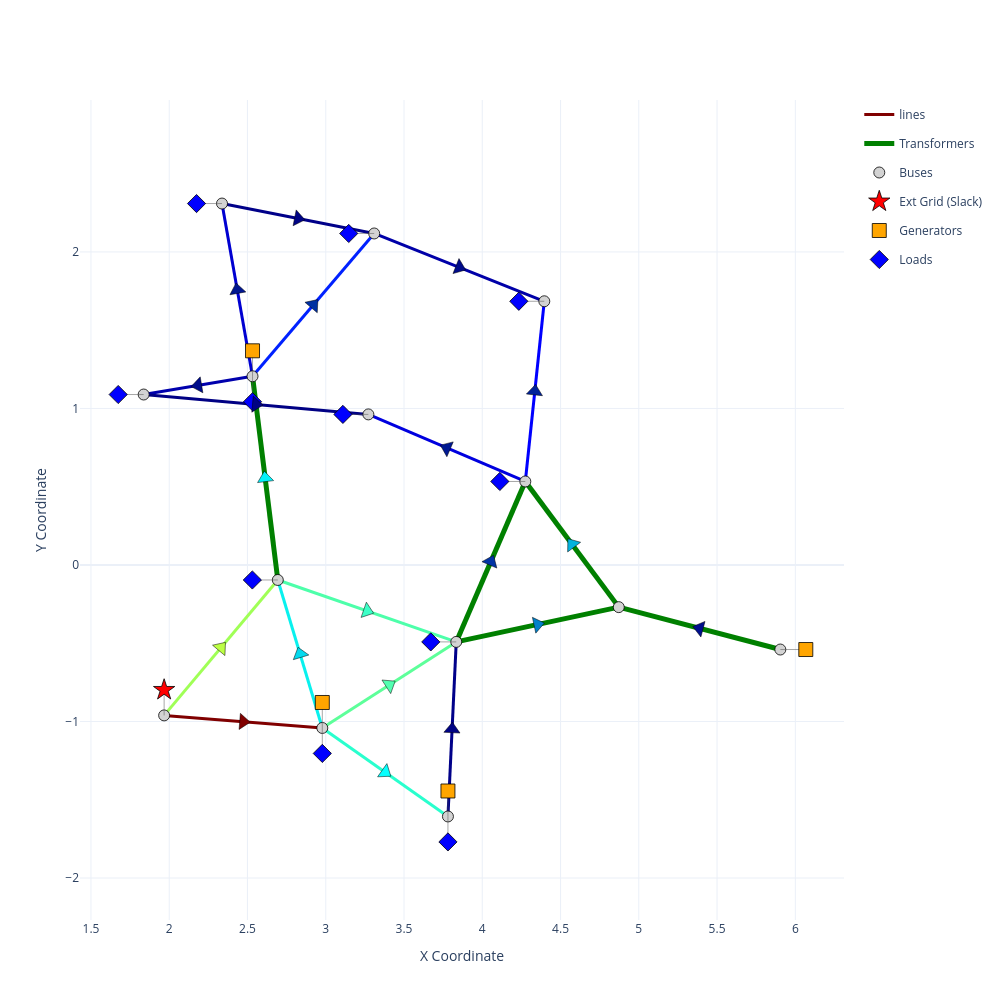

Write notebook code for a chart like this one.
### Code cell
plot_net(net)

### Figure 1 — Plotly figure (JSON) as saved in the notebook; plotly's stock layout.template omitted (floating-point values rounded to 4 significant figures)
{"data": [{"hoverinfo": "text", "legendgroup": "lines", "line": {"color": "rgb(127.5,0.0,0.0)", "dash": "solid", "width": 3}, "mode": "lines", "name": "lines", "showlegend": true, "text": "Line 0<br>From: Bus 0<br>To: Bus 1<br>P_flow: 100.00 MW<br>Max Cap: 100.00 MW<br>Loading: 100.00 %", "type": "scatter", "x": [1.967, 2.473, 2.978], "y": [-0.961, -1.001, -1.041]}, {"hoverinfo": "text", "legendgroup": "lines", "line": {"color": "rgb(160.48387096774192,255.0,86.29032258064515)", "dash": "solid", "width": 3}, "mode": "lines", "name": "lines", "showlegend": false, "text": "Line 1<br>From: Bus 0<br>To: Bus 4<br>P_flow: 54.65 MW<br>Max Cap: 100.00 MW<br>Loading: 54.65 %", "type": "scatter", "x": [1.967, 2.331, 2.694], "y": [-0.961, -0.5285, -0.09588]}, {"hoverinfo": "text", "legendgroup": "lines", "line": {"color": "rgb(41.129032258064505,255.0,205.6451612903226)", "dash": "solid", "width": 3}, "mode": "lines", "name": "lines", "showlegend": false, "text": "Line 2<br>From: Bus 1<br>To: Bus 2<br>P_flow: 40.16 MW<br>Max Cap: 100.00 MW<br>Loading: 40.16 %", "type": "scatter", "x": [2.978, 3.379, 3.781], "y": [-1.041, -1.324, -1.607]}, {"hoverinfo": "text", "legendgroup": "lines", "line": {"color": "rgb(92.74193548387096,255.0,154.03225806451613)", "dash": "solid", "width": 3}, "mode": "lines", "name": "lines", "showlegend": false, "text": "Line 3<br>From: Bus 1<br>To: Bus 3<br>P_flow: 46.17 MW<br>Max Cap: 100.00 MW<br>Loading: 46.17 %", "type": "scatter", "x": [2.978, 3.406, 3.834], "y": [-1.041, -0.7664, -0.4915]}, {"hoverinfo": "text", "legendgroup": "lines", "line": {"color": "rgb(8.870967741935482,240.5,237.90322580645162)", "dash": "solid", "width": 3}, "mode": "lines", "name": "lines", "showlegend": false, "text": "Line 4<br>From: Bus 1<br>To: Bus 4<br>P_flow: 36.07 MW<br>Max Cap: 100.00 MW<br>Loading: 36.07 %", "type": "scatter", "x": [2.978, 2.836, 2.694], "y": [-1.041, -0.5686, -0.09588]}, {"hoverinfo": "text", "legendgroup": "lines", "line": {"color": "rgb(0.0,0.0,136.5909090909091)", "dash": "solid", "width": 3}, "mode": "lines", "name": "lines", "showlegend": false, "text": "Line 5<br>From: Bus 2<br>To: Bus 3<br>P_flow: 1.12 MW<br>Max Cap: 100.00 MW<br>Loading: 1.12 %", "type": "scatter", "x": [3.781, 3.807, 3.834], "y": [-1.607, -1.049, -0.4915]}, {"hoverinfo": "text", "legendgroup": "lines", "line": {"color": "rgb(76.61290322580645,255.0,170.16129032258064)", "dash": "solid", "width": 3}, "mode": "lines", "name": "lines", "showlegend": false, "text": "Line 6<br>From: Bus 3<br>To: Bus 4<br>P_flow: 44.41 MW<br>Max Cap: 100.00 MW<br>Loading: 44.41 %", "type": "scatter", "x": [3.834, 3.264, 2.694], "y": [-0.4915, -0.2937, -0.09588]}, {"hoverinfo": "text", "legendgroup": "lines", "line": {"color": "rgb(0.0,0.0,172.95454545454544)", "dash": "solid", "width": 3}, "mode": "lines", "name": "lines", "showlegend": false, "text": "Line 7<br>From: Bus 5<br>To: Bus 10<br>P_flow: 4.27 MW<br>Max Cap: 100.00 MW<br>Loading: 4.27 %", "type": "scatter", "x": [2.532, 2.184, 1.837], "y": [1.206, 1.147, 1.089]}, {"hoverinfo": "text", "legendgroup": "lines", "line": {"color": "rgb(0.0,0.0,209.3181818181818)", "dash": "solid", "width": 3}, "mode": "lines", "name": "lines", "showlegend": false, "text": "Line 8<br>From: Bus 5<br>To: Bus 11<br>P_flow: 7.25 MW<br>Max Cap: 100.00 MW<br>Loading: 7.25 %", "type": "scatter", "x": [2.532, 2.435, 2.337], "y": [1.206, 1.757, 2.309]}, {"hoverinfo": "text", "legendgroup": "lines", "line": {"color": "rgb(0.0,32.5,255.0)", "dash": "solid", "width": 3}, "mode": "lines", "name": "lines", "showlegend": false, "text": "Line 9<br>From: Bus 5<br>To: Bus 12<br>P_flow: 15.99 MW<br>Max Cap: 100.00 MW<br>Loading: 15.99 %", "type": "scatter", "x": [2.532, 2.921, 3.309], "y": [1.206, 1.662, 2.118]}, {"hoverinfo": "text", "legendgroup": "lines", "line": {"color": "rgb(0.0,0.0,222.95454545454544)", "dash": "solid", "width": 3}, "mode": "lines", "name": "lines", "showlegend": false, "text": "Line 10<br>From: Bus 8<br>To: Bus 9<br>P_flow: 8.23 MW<br>Max Cap: 100.00 MW<br>Loading: 8.23 %", "type": "scatter", "x": [4.275, 3.774, 3.272], "y": [0.5335, 0.7478, 0.962]}, {"hoverinfo": "text", "legendgroup": "lines", "line": {"color": "rgb(0.0,0.0,254.77272727272725)", "dash": "solid", "width": 3}, "mode": "lines", "name": "lines", "showlegend": false, "text": "Line 11<br>From: Bus 8<br>To: Bus 13<br>P_flow: 11.27 MW<br>Max Cap: 100.00 MW<br>Loading: 11.27 %", "type": "scatter", "x": [4.275, 4.336, 4.396], "y": [0.5335, 1.109, 1.685]}, {"hoverinfo": "text", "legendgroup": "lines", "line": {"color": "rgb(0.0,0.0,132.04545454545453)", "dash": "solid", "width": 3}, "mode": "lines", "name": "lines", "showlegend": false, "text": "Line 12<br>From: Bus 9<br>To: Bus 10<br>P_flow: 0.77 MW<br>Max Cap: 100.00 MW<br>Loading: 0.77 %", "type": "scatter", "x": [3.272, 2.554, 1.837], "y": [0.962, 1.025, 1.089]}, {"hoverinfo": "text", "legendgroup": "lines", "line": {"color": "rgb(0.0,0.0,136.5909090909091)", "dash": "solid", "width": 3}, "mode": "lines", "name": "lines", "showlegend": false, "text": "Line 13<br>From: Bus 11<br>To: Bus 12<br>P_flow: 1.15 MW<br>Max Cap: 100.00 MW<br>Loading: 1.15 %", "type": "scatter", "x": [2.337, 2.823, 3.309], "y": [2.309, 2.214, 2.118]}, {"hoverinfo": "text", "legendgroup": "lines", "line": {"color": "rgb(0.0,0.0,168.4090909090909)", "dash": "solid", "width": 3}, "mode": "lines", "name": "lines", "showlegend": false, "text": "Line 14<br>From: Bus 12<br>To: Bus 13<br>P_flow: 3.63 MW<br>Max Cap: 100.00 MW<br>Loading: 3.63 %", "type": "scatter", "x": [3.309, 3.853, 4.396], "y": [2.118, 1.901, 1.685]}, {"marker": {"cmax": 100, "cmin": 0, "color": "rgb(255,255,255)", "colorbar": {"thickness": 10, "title": {"side": "right"}, "x": 1.1}, "colorscale": [[0, "rgb(0,0,131)"], [0.2, "rgb(0,60,170)"], [0.4, "rgb(5,255,255)"], [0.6, "rgb(255,255,0)"], [0.8, "rgb(250,0,0)"], [1, "rgb(128,0,0)"]], "opacity": 0, "showscale": false, "size": 0}, "mode": "markers", "showlegend": false, "type": "scatter", "x": [1.967], "y": [-0.961]}, {"hoverinfo": "text", "legendgroup": "lines", "marker": {"color": "rgb(128, 128, 128)", "size": 1, "symbol": "circle"}, "mode": "markers", "name": "edge_center", "showlegend": false, "text": ["Line 0<br>From: Bus 0<br>To: Bus 1<br>P_flow: 100.00 MW<br>Max Cap: 100.00 MW<br>Loading: 100.00 %", "Line 1<br>From: Bus 0<br>To: Bus 4<br>P_flow: 54.65 MW<br>Max Cap: 100.00 MW<br>Loading: 54.65 %", "Line 2<br>From: Bus 1<br>To: Bus 2<br>P_flow: 40.16 MW<br>Max Cap: 100.00 MW<br>Loading: 40.16 %", "Line 3<br>From: Bus 1<br>To: Bus 3<br>P_flow: 46.17 MW<br>Max Cap: 100.00 MW<br>Loading: 46.17 %", "Line 4<br>From: Bus 1<br>To: Bus 4<br>P_flow: 36.07 MW<br>Max Cap: 100.00 MW<br>Loading: 36.07 %", "Line 5<br>From: Bus 2<br>To: Bus 3<br>P_flow: 1.12 MW<br>Max Cap: 100.00 MW<br>Loading: 1.12 %", "Line 6<br>From: Bus 3<br>To: Bus 4<br>P_flow: 44.41 MW<br>Max Cap: 100.00 MW<br>Loading: 44.41 %", "Line 7<br>From: Bus 5<br>To: Bus 10<br>P_flow: 4.27 MW<br>Max Cap: 100.00 MW<br>Loading: 4.27 %", "Line 8<br>From: Bus 5<br>To: Bus 11<br>P_flow: 7.25 MW<br>Max Cap: 100.00 MW<br>Loading: 7.25 %", "Line 9<br>From: Bus 5<br>To: Bus 12<br>P_flow: 15.99 MW<br>Max Cap: 100.00 MW<br>Loading: 15.99 %", "Line 10<br>From: Bus 8<br>To: Bus 9<br>P_flow: 8.23 MW<br>Max Cap: 100.00 MW<br>Loading: 8.23 %", "Line 11<br>From: Bus 8<br>To: Bus 13<br>P_flow: 11.27 MW<br>Max Cap: 100.00 MW<br>Loading: 11.27 %", "Line 12<br>From: Bus 9<br>To: Bus 10<br>P_flow: 0.77 MW<br>Max Cap: 100.00 MW<br>Loading: 0.77 %", "Line 13<br>From: Bus 11<br>To: Bus 12<br>P_flow: 1.15 MW<br>Max Cap: 100.00 MW<br>Loading: 1.15 %", "Line 14<br>From: Bus 12<br>To: Bus 13<br>P_flow: 3.63 MW<br>Max Cap: 100.00 MW<br>Loading: 3.63 %"], "type": "scatter", "x": [2.473], "y": [-1.001]}, {"hoverinfo": "text", "legendgroup": "Transformers", "line": {"color": "rgb(0, 128, 0)", "width": 5}, "mode": "lines", "name": "Transformers", "showlegend": true, "text": "Transformer 0<br>HV Bus: 3<br>LV Bus: 6<br>P_flow: 27.07 MW<br>Max Cap: 100.00 MW<br>Loading: 27.07 %", "type": "scatter", "x": [3.834, 4.353, 4.872], "y": [-0.4915, -0.3804, -0.2693]}, {"hoverinfo": "text", "legendgroup": "Transformers", "line": {"color": "rgb(0, 128, 0)", "width": 5}, "mode": "lines", "name": "Transformers", "showlegend": false, "text": "Transformer 1<br>HV Bus: 3<br>LV Bus: 8<br>P_flow: 16.84 MW<br>Max Cap: 100.00 MW<br>Loading: 16.84 %", "type": "scatter", "x": [3.834, 4.054, 4.275], "y": [-0.4915, 0.02104, 0.5335]}, {"hoverinfo": "text", "legendgroup": "Transformers", "line": {"color": "rgb(0, 128, 0)", "width": 5}, "mode": "lines", "name": "Transformers", "showlegend": false, "text": "Transformer 2<br>HV Bus: 4<br>LV Bus: 5<br>P_flow: 38.70 MW<br>Max Cap: 100.00 MW<br>Loading: 38.70 %", "type": "scatter", "x": [2.694, 2.613, 2.532], "y": [-0.09588, 0.5549, 1.206]}, {"hoverinfo": "text", "legendgroup": "Transformers", "line": {"color": "rgb(0, 128, 0)", "width": 5}, "mode": "lines", "name": "Transformers", "showlegend": false, "text": "Transformer 3<br>HV Bus: 6<br>LV Bus: 7<br>P_flow: 5.10 MW<br>Max Cap: 100.00 MW<br>Loading: 5.10 %", "type": "scatter", "x": [4.872, 5.388, 5.904], "y": [-0.2693, -0.4048, -0.5402]}, {"hoverinfo": "text", "legendgroup": "Transformers", "line": {"color": "rgb(0, 128, 0)", "width": 5}, "mode": "lines", "name": "Transformers", "showlegend": false, "text": "Transformer 4<br>HV Bus: 6<br>LV Bus: 8<br>P_flow: 32.16 MW<br>Max Cap: 100.00 MW<br>Loading: 32.16 %", "type": "scatter", "x": [4.872, 4.574, 4.275], "y": [-0.2693, 0.1321, 0.5335]}, {"hoverinfo": "text", "legendgroup": "Transformers", "marker": {"color": "rgb(0, 128, 0)", "size": 1, "symbol": "circle"}, "mode": "markers", "name": "edge_center", "showlegend": false, "text": ["Transformer 0<br>HV Bus: 3<br>LV Bus: 6<br>P_flow: 27.07 MW<br>Max Cap: 100.00 MW<br>Loading: 27.07 %", "Transformer 1<br>HV Bus: 3<br>LV Bus: 8<br>P_flow: 16.84 MW<br>Max Cap: 100.00 MW<br>Loading: 16.84 %", "Transformer 2<br>HV Bus: 4<br>LV Bus: 5<br>P_flow: 38.70 MW<br>Max Cap: 100.00 MW<br>Loading: 38.70 %", "Transformer 3<br>HV Bus: 6<br>LV Bus: 7<br>P_flow: 5.10 MW<br>Max Cap: 100.00 MW<br>Loading: 5.10 %", "Transformer 4<br>HV Bus: 6<br>LV Bus: 8<br>P_flow: 32.16 MW<br>Max Cap: 100.00 MW<br>Loading: 32.16 %"], "type": "scatter", "x": [4.353], "y": [-0.3804]}, {"hoverinfo": "text", "marker": {"color": "lightgray", "line": {"color": "black", "width": 0.8}, "size": 11}, "mode": "markers", "name": "Buses", "text": ["Bus 0<br>Vn: 135.00 kV<br>Vm: 1.00 pu<br>LMP: 33.31 $/MWh<br>Ext Grid: [0]", "Bus 1<br>Vn: 135.00 kV<br>Vm: 1.00 pu<br>LMP: 42.05 $/MWh<br>Load: [0]<br>Gen: [0]", "Bus 2<br>Vn: 135.00 kV<br>Vm: 1.00 pu<br>LMP: 41.10 $/MWh<br>Load: [1]<br>Gen: [1]", "Bus 3<br>Vn: 135.00 kV<br>Vm: 1.00 pu<br>LMP: 40.29 $/MWh<br>Load: [2]", "Bus 4<br>Vn: 135.00 kV<br>Vm: 1.00 pu<br>LMP: 39.66 $/MWh<br>Load: [3]", "Bus 5<br>Vn: 0.21 kV<br>Vm: 1.00 pu<br>LMP: 40.00 $/MWh<br>Load: [4]<br>Gen: [2]", "Bus 6<br>Vn: 14.00 kV<br>Vm: 1.00 pu<br>LMP: 40.10 $/MWh", "Bus 7<br>Vn: 12.00 kV<br>Vm: 1.00 pu<br>LMP: 40.10 $/MWh<br>Gen: [3]", "Bus 8<br>Vn: 0.21 kV<br>Vm: 1.00 pu<br>LMP: 40.00 $/MWh<br>Load: [5]", "Bus 9<br>Vn: 0.21 kV<br>Vm: 1.00 pu<br>LMP: 40.00 $/MWh<br>Load: [6]", "Bus 10<br>Vn: 0.21 kV<br>Vm: 1.00 pu<br>LMP: 40.00 $/MWh<br>Load: [7]", "Bus 11<br>Vn: 0.21 kV<br>Vm: 1.00 pu<br>LMP: 40.00 $/MWh<br>Load: [8]", "Bus 12<br>Vn: 0.21 kV<br>Vm: 1.00 pu<br>LMP: 40.00 $/MWh<br>Load: [9]", "Bus 13<br>Vn: 0.21 kV<br>Vm: 1.00 pu<br>LMP: 40.00 $/MWh<br>Load: [10]"], "type": "scatter", "x": [1.967, 2.978, 3.781, 3.834, 2.694, 2.532, 4.872, 5.904, 4.275, 3.272, 1.837, 2.337, 3.309, 4.396], "y": [-0.961, -1.041, -1.607, -0.4915, -0.09588, 1.206, -0.2693, -0.5402, 0.5335, 0.962, 1.089, 2.309, 2.118, 1.685]}, {"hoverinfo": "skip", "line": {"color": "rgba(80,80,80,0.5)", "width": 1}, "mode": "lines", "showlegend": false, "type": "scatter", "x": [1.967, 1.967, null, 2.978, 2.978, null, 2.978, 2.978, null, 3.781, 3.781, null, 3.781, 3.781, null, 3.834, 3.671, null, 2.694, 2.531, null, 2.532, 2.532, null, 2.532, 2.532, null, 5.904, 6.067, null, 4.275, 4.112, null, 3.272, 3.11, null, 1.837, 1.674, null, 2.337, 2.174, null, 3.309, 3.147, null, 4.396, 4.234, null], "y": [-0.961, -0.7983, null, -1.041, -0.8786, null, -1.041, -1.204, null, -1.607, -1.444, null, -1.607, -1.769, null, -0.4915, -0.4915, null, -0.09588, -0.09588, null, 1.206, 1.368, null, 1.206, 1.043, null, -0.5402, -0.5402, null, 0.5335, 0.5335, null, 0.962, 0.962, null, 1.089, 1.089, null, 2.309, 2.309, null, 2.118, 2.118, null, 1.685, 1.685, null]}, {"hoverinfo": "text", "legendgroup": "Ext Grid (Slack)", "marker": {"color": "red", "line": {"color": "black", "width": 0.8}, "size": 16, "symbol": "star"}, "mode": "markers", "name": "Ext Grid (Slack)", "text": ["Ext Grid 0<br>Bus: 0<br>P_out: 154.65 MW<br>Min P: 0.00 MW<br>Max P: 332.40 MW<br>Cost: cp1=20.00 $/MW, cp2=0.04 $/MW^2"], "type": "scatter", "x": [1.967], "y": [-0.7983]}, {"hoverinfo": "text", "legendgroup": "Generators", "marker": {"color": "orange", "line": {"color": "black", "width": 0.8}, "size": 14, "symbol": "square"}, "mode": "markers", "name": "Generators", "text": ["Gen 0<br>Bus: 1<br>P_out: 44.10 MW<br>Min P: 0.00 MW<br>Max P: 140.00 MW<br>Cost: cp1=20.00 $/MW, cp2=0.25 $/MW^2", "Gen 1<br>Bus: 2<br>P_out: 55.16 MW<br>Min P: 0.00 MW<br>Max P: 100.00 MW<br>Cost: cp1=40.00 $/MW, cp2=0.01 $/MW^2", "Gen 2<br>Bus: 5<br>P_out: 0.00 MW<br>Min P: 0.00 MW<br>Max P: 100.00 MW<br>Cost: cp1=40.00 $/MW, cp2=0.01 $/MW^2", "Gen 3<br>Bus: 7<br>P_out: 5.10 MW<br>Min P: 0.00 MW<br>Max P: 100.00 MW<br>Cost: cp1=40.00 $/MW, cp2=0.01 $/MW^2"], "type": "scatter", "x": [2.978, 3.781, 2.532, 6.067], "y": [-0.8786, -1.444, 1.368, -0.5402]}, {"hoverinfo": "text", "legendgroup": "Loads", "marker": {"color": "blue", "line": {"color": "black", "width": 0.8}, "size": 14, "symbol": "diamond"}, "mode": "markers", "name": "Loads", "text": ["Load 0<br>Bus: 1<br>P_in: 21.70 MW<br>LMP: 42.05 $/MWh", "Load 1<br>Bus: 2<br>P_in: 94.20 MW<br>LMP: 41.10 $/MWh", "Load 2<br>Bus: 3<br>P_in: 47.80 MW<br>LMP: 40.29 $/MWh", "Load 3<br>Bus: 4<br>P_in: 7.60 MW<br>LMP: 39.66 $/MWh", "Load 4<br>Bus: 5<br>P_in: 11.20 MW<br>LMP: 40.00 $/MWh", "Load 5<br>Bus: 8<br>P_in: 29.50 MW<br>LMP: 40.00 $/MWh", "Load 6<br>Bus: 9<br>P_in: 9.00 MW<br>LMP: 40.00 $/MWh", "Load 7<br>Bus: 10<br>P_in: 3.50 MW<br>LMP: 40.00 $/MWh", "Load 8<br>Bus: 11<br>P_in: 6.10 MW<br>LMP: 40.00 $/MWh", "Load 9<br>Bus: 12<br>P_in: 13.50 MW<br>LMP: 40.00 $/MWh", "Load 10<br>Bus: 13<br>P_in: 14.90 MW<br>LMP: 40.00 $/MWh"], "type": "scatter", "x": [2.978, 3.781, 3.671, 2.531, 2.532, 4.112, 3.11, 1.674, 2.174, 3.147, 4.234], "y": [-1.204, -1.769, -0.4915, -0.09588, 1.043, 0.5335, 0.962, 1.089, 2.309, 2.118, 1.685]}, {"hoverinfo": "skip", "marker": {"angle": [94.54, 40.01, 125.2, 57.28, -16.74, 2.725, 109.1, -99.52, -10.02, 40.43, -66.86, 6.013, 95.06, 101.1, 111.7, 77.92, 23.29, -7.077, -75.29, -36.64], "color": ["rgb(128, 0, 0)", "rgb(188, 255, 68)", "rgb(7, 255, 253)", "rgb(82, 255, 176)", "rgb(4, 217, 238)", "rgb(0, 3, 133)", "rgb(60, 255, 199)", "rgb(0, 13, 139)", "rgb(0, 22, 145)", "rgb(0, 48, 162)", "rgb(0, 25, 147)", "rgb(0, 34, 153)", "rgb(0, 2, 132)", "rgb(0, 3, 133)", "rgb(0, 11, 138)", "rgb(2, 129, 200)", "rgb(0, 51, 164)", "rgb(5, 242, 249)", "rgb(0, 15, 141)", "rgb(3, 179, 222)"], "line": {"color": "black", "width": 0.5}, "size": 14, "symbol": "triangle-up"}, "mode": "markers", "showlegend": false, "type": "scatter", "x": [2.473, 2.331, 3.379, 3.406, 2.836, 3.807, 3.264, 2.184, 2.435, 2.921, 3.774, 4.336, 2.554, 2.823, 3.853, 4.353, 4.054, 2.613, 5.388, 4.574], "y": [-1.001, -0.5285, -1.324, -0.7664, -0.5686, -1.049, -0.2937, 1.147, 1.757, 1.662, 0.7478, 1.109, 1.025, 2.214, 1.901, -0.3804, 0.02104, 0.5549, -0.4048, 0.1321]}], "layout": {"height": 1000, "hovermode": "closest", "showlegend": true, "width": 1000, "xaxis": {"range": [1.43, 6.311], "title": {"text": "X Coordinate"}}, "yaxis": {"range": [-1.998, 2.701], "scaleanchor": "x", "scaleratio": 1, "title": {"text": "Y Coordinate"}}}}
